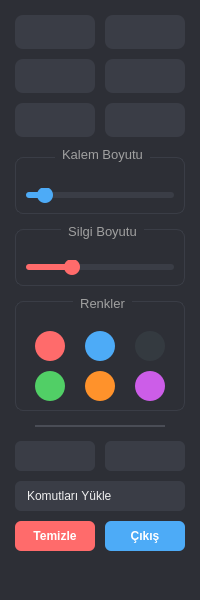
<?xml version="1.0" encoding="UTF-8"?>
<ui version="4.0">
 <class>PenTools</class>
 <widget class="QWidget" name="PenTools">
  <property name="geometry">
   <rect>
    <x>0</x>
    <y>0</y>
    <width>200</width> <!-- Genişlik artırıldı -->
    <height>600</height>
   </rect>
  </property>
  <property name="minimumSize">
   <size>
    <width>200</width> <!-- Minimum genişlik artırıldı -->
    <height>600</height>
   </size>
  </property>
  <property name="windowTitle">
   <string>Kalem Araçları</string>
  </property>
  <property name="styleSheet">
   <string notr="true">QWidget {
    background-color: #2d2f36;
    border-radius: 12px;
    color: #f0f0f0;
    font-family: 'Segoe UI', sans-serif;
}</string>
  </property>
  <layout class="QVBoxLayout" name="verticalLayout">
   <property name="spacing">
    <number>10</number>
   </property>
   <property name="leftMargin">
    <number>15</number>
   </property>
   <property name="topMargin">
    <number>15</number>
   </property>
   <property name="rightMargin">
    <number>15</number>
   </property>
   <property name="bottomMargin">
    <number>15</number>
   </property>
   <item>
    <layout class="QGridLayout" name="toolsGrid">
     <property name="spacing">
      <number>10</number>
     </property>
     <item row="0" column="0">
      <widget class="QPushButton" name="pen_btn">
       <property name="toolTip">
        <string>Kalem</string>
       </property>
       <property name="styleSheet">
        <string notr="true">QPushButton {
    background-color: #3a3d46;
    border-radius: 8px;
    padding: 10px;
    border: none;
}
QPushButton:hover {
    background-color: #4a4d56;
}
QPushButton:pressed {
    background-color: #4dabf7;
}
</string>
       </property>
       <property name="text">
        <string/>
       </property>
       <property name="icon">
        <iconset>
         <normaloff>cursors/pen-solid.svg</normaloff>cursors/pen-solid.svg</iconset>
       </property>
       <property name="iconSize">
        <size>
         <width>24</width>
         <height>24</height>
        </size>
       </property>
       <property name="checkable">
        <bool>true</bool>
       </property>
      </widget>
     </item>
     <item row="0" column="1">
      <widget class="QPushButton" name="eraser_btn">
       <property name="toolTip">
        <string>Silgi</string>
       </property>
       <property name="styleSheet">
        <string notr="true">QPushButton {
    background-color: #3a3d46;
    border-radius: 8px;
    padding: 10px;
    border: none;
}
QPushButton:hover {
    background-color: #4a4d56;
}
QPushButton:pressed {
    background-color: #4dabf7;
}
</string>
       </property>
       <property name="text">
        <string/>
       </property>
       <property name="icon">
        <iconset>
         <normaloff>cursors/eraser.svg</normaloff>cursors/eraser.svg</iconset>
       </property>
       <property name="iconSize">
        <size>
         <width>24</width>
         <height>24</height>
        </size>
       </property>
       <property name="checkable">
        <bool>true</bool>
       </property>
      </widget>
     </item>
     <item row="1" column="0">
      <widget class="QPushButton" name="line_btn">
       <property name="toolTip">
        <string>Çizgi</string>
       </property>
       <property name="styleSheet">
        <string notr="true">QPushButton {
    background-color: #3a3d46;
    border-radius: 8px;
    padding: 10px;
    border: none;
}
QPushButton:hover {
    background-color: #4a4d56;
}
QPushButton:pressed {
    background-color: #4dabf7;
}
</string>
       </property>
       <property name="text">
        <string/>
       </property>
       <property name="icon">
        <iconset>
         <normaloff>cursors/line.svg</normaloff>cursors/line.svg</iconset>
       </property>
       <property name="iconSize">
        <size>
         <width>24</width>
         <height>24</height>
        </size>
       </property>
       <property name="checkable">
        <bool>true</bool>
       </property>
      </widget>
     </item>
     <item row="1" column="1">
      <widget class="QPushButton" name="rect_btn">
       <property name="toolTip">
        <string>Dikdörtgen</string>
       </property>
       <property name="styleSheet">
        <string notr="true">QPushButton {
    background-color: #3a3d46;
    border-radius: 8px;
    padding: 10px;
    border: none;
}
QPushButton:hover {
    background-color: #4a4d56;
}
QPushButton:pressed {
    background-color: #4dabf7;
}
</string>
       </property>
       <property name="text">
        <string/>
       </property>
       <property name="icon">
        <iconset>
         <normaloff>cursors/rectangle.svg</normaloff>cursors/rectangle.svg</iconset>
       </property>
       <property name="iconSize">
        <size>
         <width>24</width>
         <height>24</height>
        </size>
       </property>
       <property name="checkable">
        <bool>true</bool>
       </property>
      </widget>
     </item>
     <item row="2" column="0">
      <widget class="QPushButton" name="ellipse_btn">
       <property name="toolTip">
        <string>Elips</string>
       </property>
       <property name="styleSheet">
        <string notr="true">QPushButton {
    background-color: #3a3d46;
    border-radius: 8px;
    padding: 10px;
    border: none;
}
QPushButton:hover {
    background-color: #4a4d56;
}
QPushButton:pressed {
    background-color: #4dabf7;
}
</string>
       </property>
       <property name="text">
        <string/>
       </property>
       <property name="icon">
        <iconset>
         <normaloff>cursors/circle.svg</normaloff>cursors/circle.svg</iconset>
       </property>
       <property name="iconSize">
        <size>
         <width>24</width>
         <height>24</height>
        </size>
       </property>
       <property name="checkable">
        <bool>true</bool>
       </property>
      </widget>
     </item>
     <item row="2" column="1">
      <widget class="QPushButton" name="highlight_btn">
       <property name="toolTip">
        <string>Vurgulayıcı</string>
       </property>
       <property name="styleSheet">
        <string notr="true">QPushButton {
    background-color: #3a3d46;
    border-radius: 8px;
    padding: 10px;
    border: none;
}
QPushButton:hover {
    background-color: #4a4d56;
}
QPushButton:pressed {
    background-color: #4dabf7;
}
</string>
       </property>
       <property name="text">
        <string/>
       </property>
       <property name="icon">
        <iconset>
         <normaloff>cursors/highlighter.svg</normaloff>cursors/highlighter.svg</iconset>
       </property>
       <property name="iconSize">
        <size>
         <width>24</width>
         <height>24</height>
        </size>
       </property>
       <property name="checkable">
        <bool>true</bool>
       </property>
      </widget>
     </item>
    </layout>
   </item>
   <item>
    <widget class="QGroupBox" name="penSizeGroup">
     <property name="styleSheet">
      <string notr="true">QGroupBox {
    border: 1px solid #3a3d46;
    border-radius: 8px;
    margin-top: 10px;
    padding-top: 20px;
    color: #a0a0a0;
    font-size: 10pt;
}
QGroupBox::title {
    subcontrol-origin: margin;
    subcontrol-position: top center;
    padding: 0 5px;
}</string>
     </property>
     <property name="title">
      <string>Kalem Boyutu</string>
     </property>
     <property name="alignment">
      <set>Qt::AlignCenter</set>
     </property>
     <layout class="QVBoxLayout" name="verticalLayout_2">
      <property name="spacing">
       <number>10</number>
      </property>
      <property name="leftMargin">
       <number>10</number>
      </property>
      <property name="topMargin">
       <number>10</number>
      </property>
      <property name="rightMargin">
       <number>10</number>
      </property>
      <property name="bottomMargin">
       <number>10</number>
      </property>
      <item>
       <widget class="QSlider" name="horizontalSlider">
        <property name="styleSheet">
         <string notr="true">QSlider::groove:horizontal {
    background: #3a3d46;
    height: 6px;
    border-radius: 3px;
}

QSlider::handle:horizontal {
    background: #4dabf7;
    width: 16px;
    height: 16px;
    margin: -5px 0;
    border-radius: 8px;
}

QSlider::handle:horizontal:hover {
    background: #339af0;
    width: 18px;
    height: 18px;
    margin: -6px 0;
}

QSlider::sub-page:horizontal {
    background: #4dabf7;
    border-radius: 3px;
}</string>
        </property>
        <property name="minimum">
         <number>1</number>
        </property>
        <property name="maximum">
         <number>50</number>
        </property>
        <property name="value">
         <number>5</number>
        </property>
        <property name="orientation">
         <enum>Qt::Horizontal</enum>
        </property>
       </widget>
      </item>
     </layout>
    </widget>
   </item>
   <item>
    <widget class="QGroupBox" name="eraserSizeGroup">
     <property name="styleSheet">
      <string notr="true">QGroupBox {
    border: 1px solid #3a3d46;
    border-radius: 8px;
    margin-top: 5px;
    padding-top: 20px;
    color: #a0a0a0;
    font-size: 10pt;
}
QGroupBox::title {
    subcontrol-origin: margin;
    subcontrol-position: top center;
    padding: 0 5px;
}</string>
     </property>
     <property name="title">
      <string>Silgi Boyutu</string>
     </property>
     <property name="alignment">
      <set>Qt::AlignCenter</set>
     </property>
     <layout class="QVBoxLayout" name="verticalLayout_3">
      <property name="spacing">
       <number>10</number>
      </property>
      <property name="leftMargin">
       <number>10</number>
      </property>
      <property name="topMargin">
       <number>10</number>
      </property>
      <property name="rightMargin">
       <number>10</number>
      </property>
      <property name="bottomMargin">
       <number>10</number>
      </property>
      <item>
       <widget class="QSlider" name="eraser_slider">
        <property name="styleSheet">
         <string notr="true">QSlider::groove:horizontal {
    background: #3a3d46;
    height: 6px;
    border-radius: 3px;
}

QSlider::handle:horizontal {
    background: #ff6b6b;
    width: 16px;
    height: 16px;
    margin: -5px 0;
    border-radius: 8px;
}

QSlider::handle:horizontal:hover {
    background: #ff4757;
    width: 18px;
    height: 18px;
    margin: -6px 0;
}

QSlider::sub-page:horizontal {
    background: #ff6b6b;
    border-radius: 3px;
}</string>
        </property>
        <property name="minimum">
         <number>1</number>
        </property>
        <property name="maximum">
         <number>50</number>
        </property>
        <property name="value">
         <number>15</number>
        </property>
        <property name="orientation">
         <enum>Qt::Horizontal</enum>
        </property>
       </widget>
      </item>
     </layout>
    </widget>
   </item>
   <item>
    <widget class="QGroupBox" name="colorGroup">
     <property name="styleSheet">
      <string notr="true">QGroupBox {
    border: 1px solid #3a3d46;
    border-radius: 8px;
    margin-top: 5px;
    padding-top: 20px;
    color: #a0a0a0;
    font-size: 10pt;
}
QGroupBox::title {
    subcontrol-origin: margin;
    subcontrol-position: top center;
    padding: 0 5px;
}</string>
     </property>
     <property name="title">
      <string>Renkler</string>
     </property>
     <property name="alignment">
      <set>Qt::AlignCenter</set>
     </property>
     <layout class="QGridLayout" name="colorGrid">
      <property name="spacing">
       <number>10</number>
      </property>
      <item row="0" column="0">
       <widget class="QPushButton" name="color_red">
        <property name="minimumSize">
         <size>
          <width>30</width>
          <height>30</height>
         </size>
        </property>
        <property name="maximumSize">
         <size>
          <width>30</width>
          <height>30</height>
         </size>
        </property>
        <property name="toolTip">
         <string>Kırmızı</string>
        </property>
        <property name="styleSheet">
         <string notr="true">QPushButton {
    background-color: #ff6b6b;
    border-radius: 15px;
    border: none;
    transition: transform 0.2s ease, box-shadow 0.2s ease;
}
QPushButton:hover {
    transform: scale(1.1);
    box-shadow: 0 0 8px rgba(255, 107, 107, 0.7);
}
QPushButton:pressed {
    transform: scale(0.95);
}</string>
        </property>
        <property name="text">
         <string/>
        </property>
       </widget>
      </item>
      <item row="0" column="1">
       <widget class="QPushButton" name="color_blue">
        <property name="minimumSize">
         <size>
          <width>30</width>
          <height>30</height>
         </size>
        </property>
        <property name="maximumSize">
         <size>
          <width>30</width>
          <height>30</height>
         </size>
        </property>
        <property name="toolTip">
         <string>Mavi</string>
        </property>
        <property name="styleSheet">
         <string notr="true">QPushButton {
    background-color: #4dabf7;
    border-radius: 15px;
    border: none;
    transition: transform 0.2s ease, box-shadow 0.2s ease;
}
QPushButton:hover {
    transform: scale(1.1);
    box-shadow: 0 0 8px rgba(77, 171, 247, 0.7);
}
QPushButton:pressed {
    transform: scale(0.95);
}</string>
        </property>
        <property name="text">
         <string/>
        </property>
       </widget>
      </item>
      <item row="0" column="2">
       <widget class="QPushButton" name="color_black">
        <property name="minimumSize">
         <size>
          <width>30</width>
          <height>30</height>
         </size>
        </property>
        <property name="maximumSize">
         <size>
          <width>30</width>
          <height>30</height>
         </size>
        </property>
        <property name="toolTip">
         <string>Siyah</string>
        </property>
        <property name="styleSheet">
         <string notr="true">QPushButton {
    background-color: #343a40;
    border-radius: 15px;
    border: none;
    transition: transform 0.2s ease, box-shadow 0.2s ease;
}
QPushButton:hover {
    transform: scale(1.1);
    box-shadow: 0 0 8px rgba(52, 58, 64, 0.7);
}
QPushButton:pressed {
    transform: scale(0.95);
}</string>
        </property>
        <property name="text">
         <string/>
        </property>
       </widget>
      </item>
      <item row="1" column="0">
       <widget class="QPushButton" name="color_green">
        <property name="minimumSize">
         <size>
          <width>30</width>
          <height>30</height>
         </size>
        </property>
        <property name="maximumSize">
         <size>
          <width>30</width>
          <height>30</height>
         </size>
        </property>
        <property name="toolTip">
         <string>Yeşil</string>
        </property>
        <property name="styleSheet">
         <string notr="true">QPushButton {
    background-color: #51cf66;
    border-radius: 15px;
    border: none;
    transition: transform 0.2s ease, box-shadow 0.2s ease;
}
QPushButton:hover {
    transform: scale(1.1);
    box-shadow: 0 0 8px rgba(81, 207, 102, 0.7);
}
QPushButton:pressed {
    transform: scale(0.95);
}</string>
        </property>
        <property name="text">
         <string/>
        </property>
       </widget>
      </item>
      <item row="1" column="1">
       <widget class="QPushButton" name="color_custom1">
        <property name="minimumSize">
         <size>
          <width>30</width>
          <height>30</height>
         </size>
        </property>
        <property name="maximumSize">
         <size>
          <width>30</width>
          <height>30</height>
         </size>
        </property>
        <property name="toolTip">
         <string>Sarı</string>
        </property>
        <property name="styleSheet">
         <string notr="true">QPushButton {
    background-color: #ff922b;
    border-radius: 15px;
    border: none;
    transition: transform 0.2s ease, box-shadow 0.2s ease;
}
QPushButton:hover {
    transform: scale(1.1);
    box-shadow: 0 0 8px rgba(255, 146, 43, 0.7);
}
QPushButton:pressed {
    transform: scale(0.95);
}</string>
        </property>
        <property name="text">
         <string/>
        </property>
       </widget>
      </item>
      <item row="1" column="2">
       <widget class="QPushButton" name="color_custom2">
        <property name="minimumSize">
         <size>
          <width>30</width>
          <height>30</height>
         </size>
        </property>
        <property name="maximumSize">
         <size>
          <width>30</width>
          <height>30</height>
         </size>
        </property>
        <property name="toolTip">
         <string>Mor</string>
        </property>
        <property name="styleSheet">
         <string notr="true">QPushButton {
    background-color: #cc5de8;
    border-radius: 15px;
    border: none;
    transition: transform 0.2s ease, box-shadow 0.2s ease;
}
QPushButton:hover {
    transform: scale(1.1);
    box-shadow: 0 0 8px rgba(204, 93, 232, 0.7);
}
QPushButton:pressed {
    transform: scale(0.95);
}</string>
        </property>
        <property name="text">
         <string/>
        </property>
       </widget>
      </item>
     </layout>
    </widget>
   </item>
   <item>
    <widget class="QLabel" name="selected_color_indicator">
     <property name="minimumSize">
      <size>
       <width>100</width>
       <height>10</height>
      </size>
     </property>
     <property name="maximumSize">
      <size>
       <width>16777215</width>
       <height>15</height>
      </size>
     </property>
     <property name="styleSheet">
      <string notr="true">background-color: #ff6b6b;
border-radius: 5px;
border: 1px solid #4a4d56;
margin: 5px 20px;</string>
     </property>
     <property name="text">
      <string/>
     </property>
    </widget>
   </item>
   <item>
    <layout class="QGridLayout" name="actionGrid">
     <property name="sizeConstraint">
      <enum>QLayout::SetMinimumSize</enum>
     </property>
     <property name="horizontalSpacing">
      <number>10</number> <!-- Yatay boşluğu azalttım -->
     </property>
     <property name="verticalSpacing">
      <number>10</number>
     </property>
     <item row="0" column="0">
      <widget class="QPushButton" name="undo">
       <property name="toolTip">
        <string>Geri Al</string>
       </property>
       <property name="styleSheet">
        <string notr="true">QPushButton {
    background-color: #3a3d46;
    border-radius: 6px;
    padding: 8px; /* Simetrik padding */
    border: none;
    text-align: center; /* İkonu ortalamak için */
}
QPushButton:hover {
    background-color: #4a4d56;
}
QPushButton:pressed {
    background-color: #2a2d36;
}</string>
       </property>
       <property name="text">
        <string/>
       </property>
       <property name="icon">
        <iconset>
         <normaloff>cursors/redo.svg</normaloff>cursors/redo.svg</iconset>
       </property>
       <property name="iconSize">
        <size>
         <width>20</width>
         <height>20</height>
        </size>
       </property>
      </widget>
     </item>
     <item row="0" column="1">
      <widget class="QPushButton" name="redo">
       <property name="toolTip">
        <string>İleri Al</string>
       </property>
       <property name="layoutDirection">
        <enum>Qt::LeftToRight</enum>
       </property>
       <property name="styleSheet">
        <string notr="true">QPushButton {
    background-color: #3a3d46;
    border-radius: 6px;
    padding: 8px; /* Simetrik padding */
    border: none;
    text-align: center; /* İkonu ortalamak için */
}
QPushButton:hover {
    background-color: #4a4d56;
}
QPushButton:pressed {
    background-color: #2a2d36;
}</string>
       </property>
       <property name="text">
        <string/>
       </property>
       <property name="icon">
        <iconset>
         <normaloff>cursors/undo.svg</normaloff>cursors/undo.svg</iconset>
       </property>
       <property name="iconSize">
        <size>
         <width>20</width>
         <height>20</height>
        </size>
       </property>
      </widget>
     </item>
     <item row="1" column="0" colspan="2">
      <widget class="QPushButton" name="load_commands_btn">
       <property name="minimumSize">
        <size>
         <width>0</width>
         <height>30</height>
        </size>
       </property>
       <property name="toolTip">
        <string>Komutları Yükle</string>
       </property>
       <property name="styleSheet">
        <string notr="true">QPushButton {
    background-color: #3a3d46;
    border-radius: 6px;
    padding: 8px 12px; /* Dikey ve yatay padding */
    border: none;
    text-align: left;
}
QPushButton:hover {
    background-color: #4a4d56;
}
QPushButton:pressed {
    background-color: #2a2d36;
}</string>
       </property>
       <property name="text">
        <string>Komutları Yükle</string>
       </property>
       <property name="icon">
        <iconset>
         <normaloff>cursors/reload.svg</normaloff>cursors/reload.svg</iconset>
       </property>
       <property name="iconSize">
        <size>
         <width>20</width>
         <height>20</height>
        </size>
       </property>
      </widget>
     </item>
     <item row="2" column="0">
      <widget class="QPushButton" name="clear_all_btn">
       <property name="minimumSize">
        <size>
         <width>0</width>
         <height>30</height>
        </size>
       </property>
       <property name="toolTip">
        <string>Tümünü Temizle</string>
       </property>
       <property name="styleSheet">
        <string notr="true">QPushButton {
    background-color: #ff6b6b;
    border-radius: 6px;
    padding: 8px;
    border: none;
    color: white;
    font-weight: bold;
}
QPushButton:hover {
    background-color: #ff4757;
}
QPushButton:pressed {
    background-color: #e53e3e;
}</string>
       </property>
       <property name="text">
        <string>Temizle</string>
       </property>
       <property name="icon">
        <iconset>
         <normaloff>cursors/trash.svg</normaloff>cursors/trash.svg</iconset>
       </property>
       <property name="iconSize">
        <size>
         <width>20</width>
         <height>20</height>
        </size>
       </property>
      </widget>
     </item>
     <item row="2" column="1">
      <widget class="QPushButton" name="exit_btn">
       <property name="minimumSize">
        <size>
         <width>0</width>
         <height>30</height>
        </size>
       </property>
       <property name="toolTip">
        <string>Çıkış</string>
       </property>
       <property name="styleSheet">
        <string notr="true">QPushButton {
    background-color: #4dabf7;
    border-radius: 6px;
    padding: 8px;
    border: none;
    color: white;
    font-weight: bold;
}
QPushButton:hover {
    background-color: #339af0;
}
QPushButton:pressed {
    background-color: #228be6;
}</string>
       </property>
       <property name="text">
        <string>Çıkış</string>
       </property>
       <property name="icon">
        <iconset>
         <normaloff>circle-xmark-solid.svg</normaloff>circle-xmark-solid.svg</iconset>
       </property>
       <property name="iconSize">
        <size>
         <width>20</width>
         <height>20</height>
        </size>
       </property>
      </widget>
     </item>
    </layout>
   </item>
   <item>
    <spacer name="verticalSpacer">
     <property name="orientation">
      <enum>Qt::Vertical</enum>
     </property>
     <property name="sizeHint" stdset="0">
      <size>
       <width>20</width>
       <height>20</height>
      </size>
     </property>
    </spacer>
   </item>
   <item>
    <widget class="QLabel" name="label">
     <property name="maximumSize">
      <size>
       <width>80</width>
       <height>80</height>
      </size>
     </property>
     <property name="text">
      <string/>
     </property>
     <property name="pixmap">
      <pixmap>logo.png</pixmap>
     </property>
     <property name="scaledContents">
      <bool>true</bool>
     </property>
    </widget>
   </item>
  </layout>
 </widget>
 <resources/>
 <connections/>
</ui>
